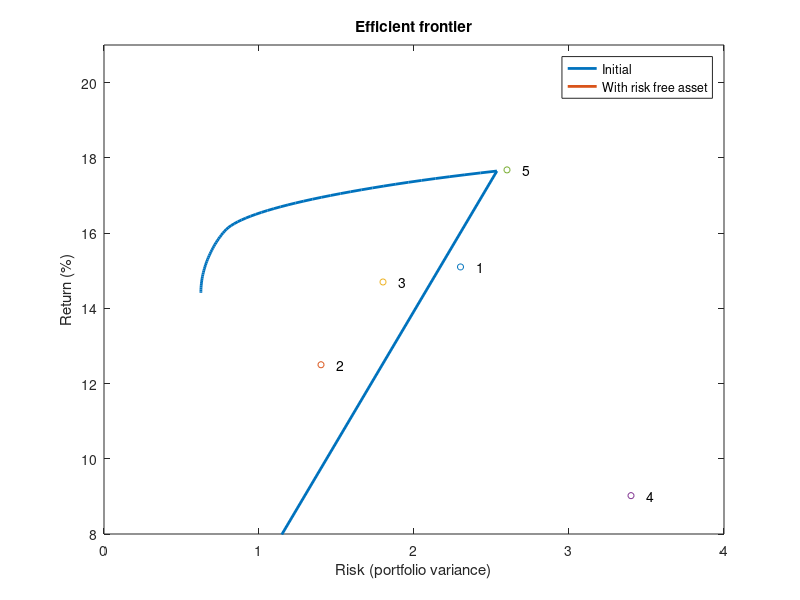

MATLAB code for this plot:
% problem 4 - Markowitz
cov = [ 2.30 0.93 0.62 0.74 -0.23 ; 0.93 1.40 0.22 0.56 0.26 ; 0.62 0.22 1.80 0.78 -0.27 ; 0.74 0.56 0.78 3.40 -0.56 ;-0.23 0.26 -0.27 -0.56 2.60 ];
returns = [ 15.10 ; 12.50 ; 14.70 ; 9.02 ; 17.68 ];

H = cov .* 2;
%H = cov;
% Q1
% objective function should minimize risk
% there are two equality constraints, one so that return = 10 and the other
% so the proportions of money invested sum to 1
% covariance matrix is essentially the Hessian matrix and x is the
% vector with the weights in each asset
% if shortsales are not allowed, there's additional inequality constraint
% that all weights must be larger/equal to zero

f = [ 0 ; 0 ; 0 ; 0 ; 0 ];
A = -returns';
b = -10;
Aeq = [ 1 1 1 1 1 ];
beq = 1;
lb = [ 0 ; 0 ; 0 ; 0 ; 0 ];
ub = [ 1 ; 1 ; 1 ; 1 ; 1 ];
% Q2
% assuming not shortsales maximum return 17.68 and minimal 9.02

% Q3
%[x,fval,exitflag,output,lambda] = quadprog(H, f, A, b, Aeq, beq, lb, ub);
% R = 10 portfolio
[x,fval] = quadprog(H, f, A, b, Aeq, beq, lb, ub);
x_10 = x;
fval_10 = fval;

% R = 17
b = -17;
[x,fval] = quadprog(H, f, A, b, Aeq, beq, lb, ub);
x_17 = x;
fval_17 = fval;

b = -17.5;
[x,fval] = quadprog(H, f, A, b, Aeq, beq, lb, ub);
x_175 = x;
fval_175 = fval;


% min variance portfolio
b = 0;
[x,fval] = quadprog(H, f, A, b, Aeq, beq, lb, ub);
x_min = x;
fval_min = fval;

% Q4
plot_variances = [];
plot_returns = [];
for R = 9:0.05:17.70
    b = -R;
    [x,fval] = quadprog(H, f, A, b, Aeq, beq, lb, ub);    

    plot_returns = [plot_returns, x' * returns];
    plot_variances = [plot_variances, fval];

end
p1 = plot(plot_variances, plot_returns, 'LineWidth', 2);
ylim([8, 21]);
xlim([0, 4]);
title('Efficient frontier');
xlabel('Risk (portfolio variance)');
ylabel('Return (%)');
hold on;
%scatter(fval_10, x_10' * returns, 20); 

%txt1 = '\leftarrow Minimum variance portfolio';
%text(fval_10 + 0.05, x_10' * returns + 0.03, txt1)

% Q5
returns = [ 15.10 ; 12.50 ; 14.70 ; 9.02 ; 17.68 ; 2.0 ];
% add a column and row of zeros to the covariance matrix, representing that the riskfree
% security isn't correlated with any of the previous securities
cov = [cov, zeros(5,1)];
cov = [cov ; zeros(1,6)];
H = 2 .* cov;

f = [ 0 ; 0 ; 0 ; 0 ; 0 ; 0];
lb = [ 0 ; 0 ; 0 ; 0 ; 0 ; 0];
ub = [ 1 ; 1 ; 1 ; 1 ; 1 ; 1];

% Q6
Aeq = [ 1 1 1 1 1 1 ];
beq = 1;
A = -returns';

plot_variances = [];
%plot_returns = zeros(21, 1);
plot_returns = [];
for R = 7:0.05:17.70
    b = -R;
    [x,fval] = quadprog(H, f, A, b, Aeq, beq, lb, ub);    

    plot_returns = [plot_returns, x' * returns];
    plot_variances = [plot_variances, fval];

end

hold on;
p2 = plot(plot_variances, plot_returns, 'LineWidth', 2);

hold on;
vars = diag(cov);

for i = 1:5
   s = scatter(vars(i), returns(i), 20); 
   txt = int2str(i);
   text(vars(i)+0.1, returns(i), txt);
    
end


legend([p1 p2],{'Initial','With risk free asset'});

% Q7
b = -15;
[x,fval] = quadprog(H, f, A, b, Aeq, beq, lb, ub);  
x_15_rf = x;
fval_15_rf = fval;
r_15_rf = returns' * x_15_rf;

hold on;
p_15 = scatter(fval_15_rf, r_15_rf, 20); 
txt15 = '\leftarrow P_{15}';
text(fval_15_rf + 0.1, r_15_rf -0.05, txt15);


% Problem 5 question 4
H = H;
g = f;
C = [-A' eye(6)];
A = Aeq';
b = beq;
d = [-15 ; zeros(6,1)];

